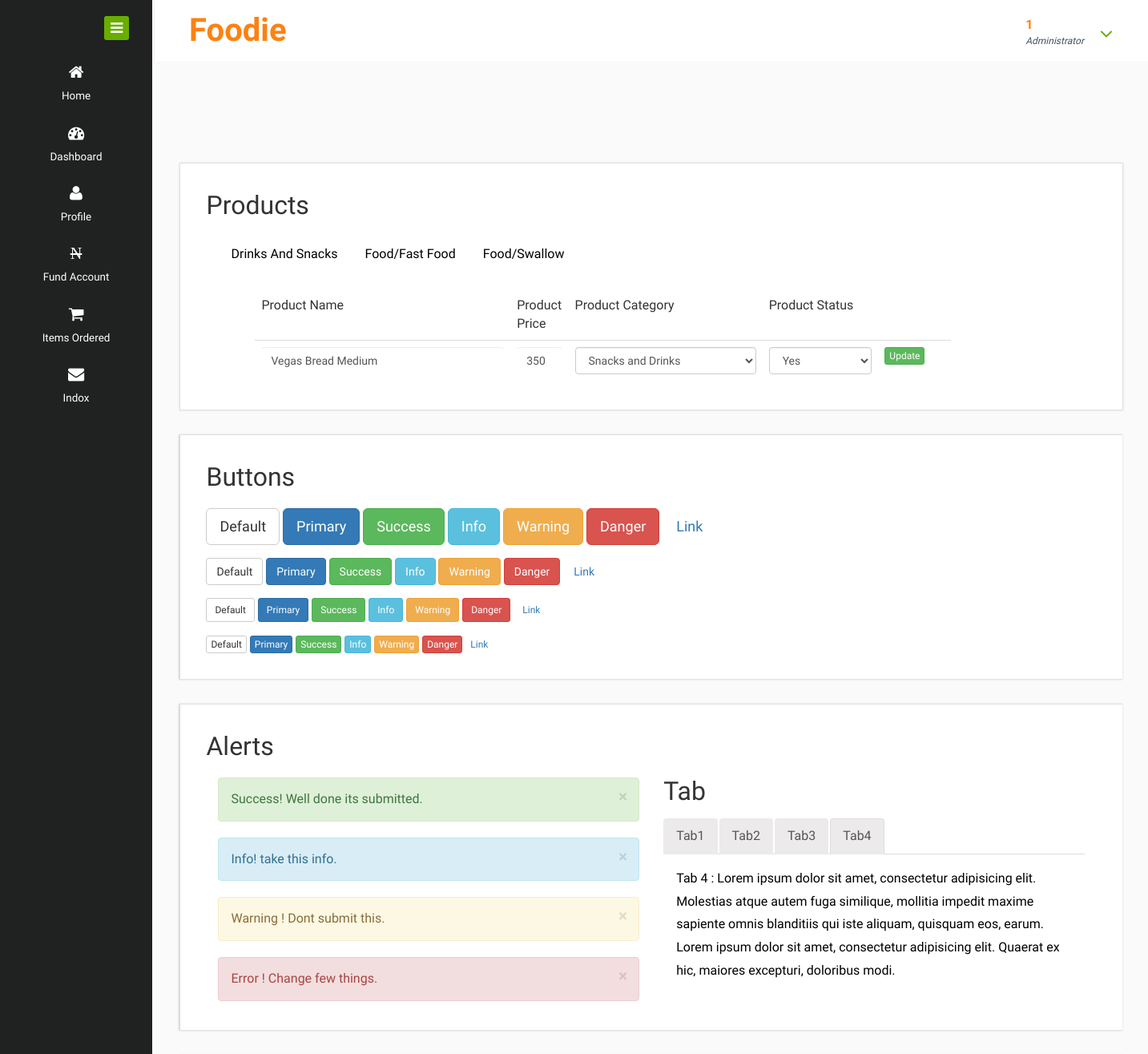
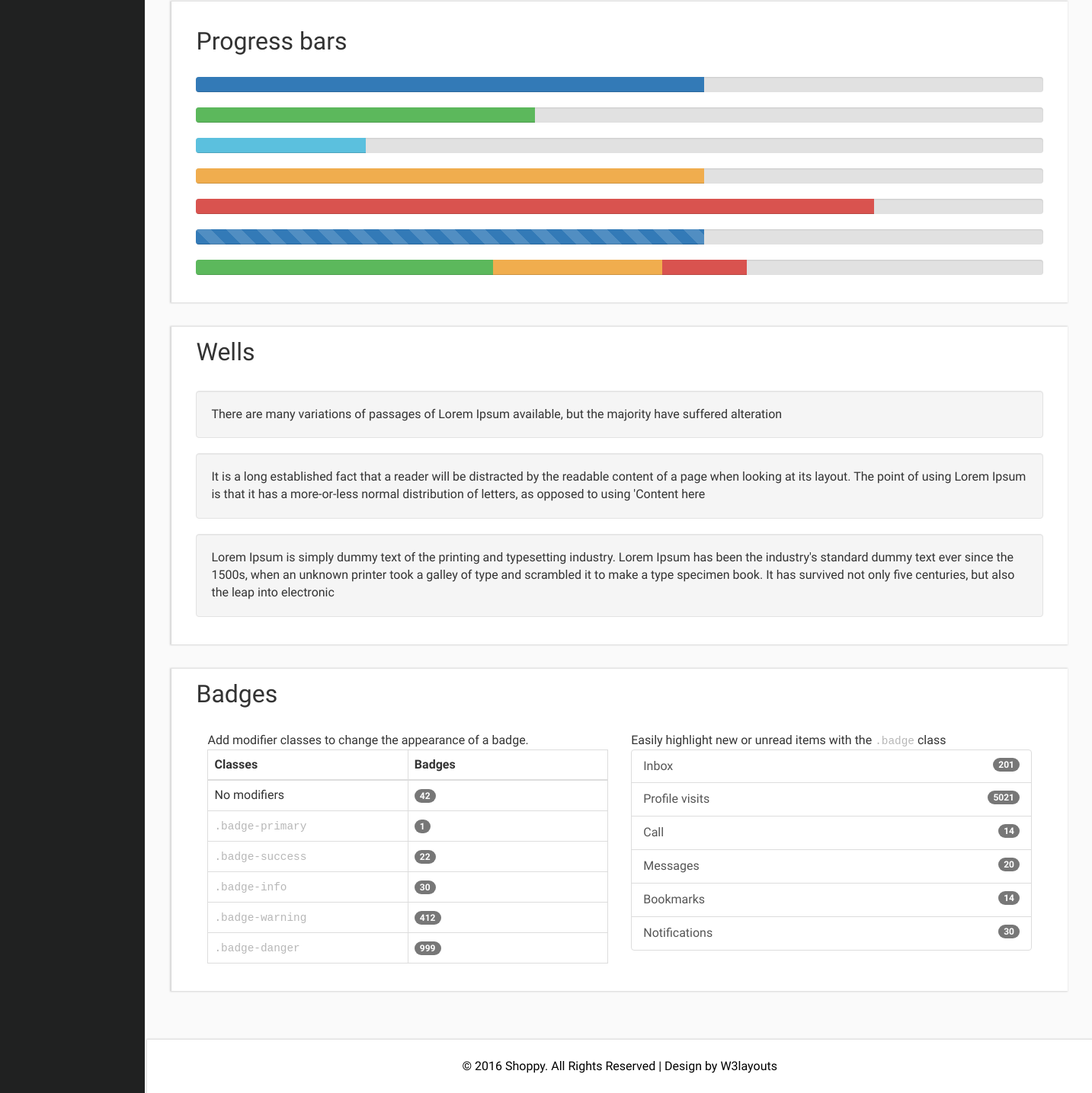
The app's page /admin/product.php (signed in) with its own data (2 pictures, top to bottom).
### tables this page shows
CREATE TABLE `admin_add_product` (
  `product_id` int(11) NOT NULL,
  `product_name` varchar(100) NOT NULL,
  `product_category` varchar(50) NOT NULL,
  `product_type` varchar(50) NOT NULL,
  `product_price` bigint(20) NOT NULL,
  `product_status` varchar(30) NOT NULL,
  `time_added` timestamp NOT NULL DEFAULT CURRENT_TIMESTAMP ON UPDATE CURRENT_TIMESTAMP
);

### admin/contoller/db.php (called while the page is built, shortened)
<?php
	class dbconnect
	{
		function __construct()
		{
					$this->conn = new PDO("mysql:host=localhost;dbname=foodie",'root','');
		}
	}
?>

### admin/contoller/select.php (called while the page is built, shortened)
<?php
include_once 'db.php';
class select extends dbconnect
{
	public function SelectProductOnCategorySnacksanddricks()
	{
		$productCategory = "snacksanddricks";
		$type = "snacks";
		$status = "Yes";
		$query = "SELECT * FROM admin_add_product WHERE product_category = :productCategory AND product_type = :product_type AND product_status = :product_status";
		$sql = $this->conn->prepare($query);
		$sql->execute([':productCategory' => $productCategory, ':product_type' => $type, ':product_status' => $status]);
		$res = $sql->fetchAll();
		return $res;
	}
}
?>

### admin/product.php (the view, shortened to what this page needs)
<?php
	include_once './contoller/select.php';
	$adminObject = new select;
	$SelectProductBasedOnCategorysandd = $adminObject->SelectProductOnCategorySnacksanddricks();
?>
<!DOCTYPE HTML>
<html>
<head>
<link href="css/bootstrap.css" rel="stylesheet" type="text/css" media="all">
<link href="css/style.css" rel="stylesheet" type="text/css" media="all"/>
<link href="css/font-awesome.css" rel="stylesheet">
</head>
<body onload="sanckanddrnksUpdate()">
<?php
	include_once 'header.php';
?>
<div class="inner-block">
     <div class="typography">
		<div class="grid_3 grid_4">
			<div class="page-header">
	       	<h3>Products</h3>
	      </div>
	     <div class="bs-example">
	     	<div class="container">
				  <ul class="nav nav-tabs col-md-12" style="border-style: none;">
				    <li class="nav-item">
				      <a class="nav-link active productitle" data-toggle="tab" href="#home">Drinks And Snacks</a>
				    </li>
				    <li class="nav-item">
				      <a class="nav-link productitle" data-toggle="tab" href="#menu1">Food/Fast Food</a>
				    </li>
				    <li class="nav-item">
				      <a class="nav-link productitle" data-toggle="tab" href="#menu2">Food/Swallow</a>
				    </li>
				  </ul>
  <div class="tab-content">
    <div id="home" class="container tab-pane active col-md-12"><br>
      <div class="col-md-10 table-responsive">
			  <table class="table">
			    <thead style="border-style: none;">
			      <tr>
			        <td>Product Name</td>
			        <td class="col-md-1">Product Price</td>
			        <td>Product Category</td>
			        <td class="col-sm-2">Product Status</td>
			      </tr>
			    </thead>
			    <tbody>
				    <?php
				    	foreach ($SelectProductBasedOnCategorysandd as $products) :
				    ?>
				   <form method="POST" id="updatesandd">
					  <tr>
					        <td><input type="text"  id="pname" name="product_name" class="form-control" value="<?=$products['product_name']?>"></td>
					        <td><input type="text" id="pprice" name="product_price" class="form-control" value="<?=$products['product_price']?>"></td>
					        <td>
						        <select class="form-control" class="select" id="pcategory" name="product_category">
						        	<option value="<?=$products['product_category']?>">Snacks and Drinks</option>
						        </select>
					    	</td>
					        <td>
					        	<select class="form-control" class="select" id="pstatus" name="product_status">
					        		<option values="
						        		<?=$products['product_status']?>"><?=$products['product_status']?>
						        	</option>
						        </select>
						     </td>
					         <td>
					         	<button type="submit" class="btn btn-xs btn-success" name="updatesanksanddrink" id="update">Update</button>
					         </td>
					      </tr>
					   	</form>
				    <?php
				    	endforeach;
				    ?>
			    </tbody>
			  </table>
			</div>
    </div>
  </div>
</div>
	     </div>
	  </div>
   <div class="typo-buttons">
	<div class="page-header">
        <h3>Buttons</h3>
      </div>
      <p class="grid1">
        <button type="button" class="btn btn-lg btn-default">Default</button>
        <button type="button" class="btn btn-lg btn-primary">Primary</button>
        <button type="button" class="btn btn-lg btn-success">Success</button>
        <button type="button" class="btn btn-lg btn-info">Info</button>
        <button type="button" class="btn btn-lg btn-warning">Warning</button>
        <button type="button" class="btn btn-lg btn-danger">Danger</button>
        <button type="button" class="btn btn-lg btn-link">Link</button>
      </p>
      <p class="grid1 ">
        <button type="button" class="btn btn-1 btn-default">Default</button>
        <button type="button" class="btn btn-1 btn-primary">Primary</button>
        <button type="button" class="btn btn-1 btn-success">Success</button>
        <button type="button" class="btn btn-1 btn-info">Info</button>
        <button type="button" class="btn btn-1 btn-warning">Warning</button>
        <button type="button" class="btn btn-1 btn-danger">Danger</button>
        <button type="button" class="btn btn-1 btn-link">Link</button>
      </p>
      <p class="grid1">
        <button type="button" class="btn btn-sm btn-default">Default</button>
        <button type="button" class="btn btn-sm btn-primary">Primary</button>
        <button type="button" class="btn btn-sm btn-success">Success</button>
        <button type="button" class="btn btn-sm btn-info">Info</button>
        <button type="button" class="btn btn-sm btn-warning">Warning</button>
        <button type="button" class="btn btn-sm btn-danger">Danger</button>
        <button type="button" class="btn btn-sm btn-link">Link</button>
      </p>
      <p class="grid1">
        <button type="button" class="btn btn-xs btn-default">Default</button>
        <button type="button" class="btn btn-xs btn-primary">Primary</button>
        <button type="button" class="btn btn-xs btn-success">Success</button>
        <button type="button" class="btn btn-xs btn-info">Info</button>
        <button type="button" class="btn btn-xs btn-warning">Warning</button>
        <button type="button" class="btn btn-xs btn-danger">Danger</button>
        <button type="button" class="btn btn-xs btn-link">Link</button>
      </p>
     </div>
      <div class="typo-alerts">
	       <div class="page-header">
	        <h3>Alerts</h3>
	      </div>
	      <div class="col-sm-6 col-md-6 col-lg-6 mb-60">
            <div class="alert alert-success alert-dismissable">
              <button aria-hidden="true" data-dismiss="alert" class="close" type="button"> × </button>
              Success! Well done its submitted. </div>
            <div class="alert alert-info alert-dismissable">
              <button aria-hidden="true" data-dismiss="alert" class="close" type="button"> × </button>
              Info! take this info. </div>
            <div class="alert alert-warning alert-dismissable">
              <button aria-hidden="true" data-dismiss="alert" class="close" type="button"> × </button>
              Warning ! Dont submit this. </div>
            <div class="alert alert-danger alert-dismissable">
                <button aria-hidden="true" data-dismiss="alert" class="close" type="button"> × </button>
                Error ! Change few things. </div>
          </div>
          <div class="col-sm-6 col-md-6 col-lg-6 mb-60">
            <h4 class="text-blue title-border mb-30 bars">Tab</h4>
            <div class="horizontal-tab">
              <ul class="nav nav-tabs">
                <li class=""><a href="#tab1" data-toggle="tab" aria-expanded="false">Tab1</a></li>
                <li class=""><a href="#tab2" data-toggle="tab" aria-expanded="false">Tab2</a></li>
                <li class=""><a href="#tab3" data-toggle="tab" aria-expanded="false">Tab3</a></li>
                <li class="active"><a href="#tab4" data-toggle="tab" aria-expanded="true">Tab4</a></li>
              </ul>
              <div class="tab-content">
                <div class="tab-pane active" id="tab4">
                  <div class="row">
                    <div class="col-md-12">
                      <p>Tab 4 : Lorem ipsum dolor sit amet, consectetur adipisicing elit. Molestias atque autem fuga similique, mollitia impedit maxime sapiente omnis blanditiis qui iste aliquam, quisquam eos, earum.</p>
                      <p>Lorem ipsum dolor sit amet, consectetur adipisicing elit. Quaerat ex hic, maiores excepturi, doloribus modi.</p>
                    </div>
                  </div>
                </div>
              </div>
            </div>
          </div>
          <div class="clearfix"> </div>
      </div>
      <div class="typo-progresses">
        <div class="page-header">
        <h3>Progress bars</h3>
      </div>
      <div class="progress">
        <div class="progress-bar" role="progressbar" aria-valuenow="60" aria-valuemin="0" aria-valuemax="100" style="width: 60%;"><span class="sr-only">60% Complete</span></div>
      </div>
      <div class="progress">
        <div class="progress-bar progress-bar-success" role="progressbar" aria-valuenow="40" aria-valuemin="0" aria-valuemax="100" style="width: 40%"><span class="sr-only">40% Complete (success)</span></div>
      </div>
      <div class="progress">
        <div class="progress-bar progress-bar-info" role="progressbar" aria-valuenow="20" aria-valuemin="0" aria-valuemax="100" style="width: 20%"><span class="sr-only">20% Complete</span></div>
      </div>
      <div class="progress">
        <div class="progress-bar progress-bar-warning" role="progressbar" aria-valuenow="60" aria-valuemin="0" aria-valuemax="100" style="width: 60%"><span class="sr-only">60% Complete (warning)</span></div>
      </div>
      <div class="progress">
        <div class="progress-bar progress-bar-danger" role="progressbar" aria-valuenow="80" aria-valuemin="0" aria-valuemax="100" style="width: 80%"><span class="sr-only">80% Complete (danger)</span></div>
      </div>
      <div class="progress">
        <div class="progress-bar progress-bar-striped" role="progressbar" aria-valuenow="60" aria-valuemin="0" aria-valuemax="100" style="width: 60%"><span class="sr-only">60% Complete</span></div>
      </div>
      <div class="progress">
        <div class="progress-bar progress-bar-success" style="width: 35%"><span class="sr-only">35% Complete (success)</span></div>
        <div class="progress-bar progress-bar-warning" style="width: 20%"><span class="sr-only">20% Complete (warning)</span></div>
        <div class="progress-bar progress-bar-danger" style="width: 10%"><span class="sr-only">10% Complete (danger)</span></div>
      </div>
      </div>
      <div class="typo-wells">
         <div class="distracted">
			  <h3 class="ghj">Wells</h3>
				   <div class="well">
					There are many variations of passages of Lorem Ipsum available, but the majority have suffered alteration
				   </div>
				   <div class="well">
					It is a long established fact that a reader will be distracted by the readable content of a page when looking at its layout. The point of using Lorem Ipsum is that it has a more-or-less normal distribution of letters, as opposed to using 'Content here
				   </div>
				   <div class="well">
					Lorem Ipsum is simply dummy text of the printing and typesetting industry. Lorem Ipsum has been the industry's standard dummy text ever since the 1500s, when an unknown printer took a galley of type and scrambled it to make a type specimen book. It has survived not only five centuries, but also the leap into electronic
				   </div>
		    </div>
	</div>
    <div class="typo-badges">
       <div class="appearance">
			 <h3 class="ghj">Badges</h3>
				<div class="col-md-6">
					<p>Add modifier classes to change the appearance of a badge.</p>
					  <table class="table table-bordered">
						<thead>
							<tr>
								<th width="50%">Classes</th>
								<th width="50%">Badges</th>
							</tr>
						</thead>
						<tbody>
							<tr>
								<td>No modifiers</td>
								<td><span class="badge">42</span></td>
							</tr>
							<tr>
								<td><code>.badge-primary</code></td>
								<td><span class="badge badge-primary">1</span></td>
							</tr>
							<tr>
								<td><code>.badge-success</code></td>
								<td><span class="badge badge-success">22</span></td>
							</tr>
							<tr>
								<td><code>.badge-info</code></td>
								<td><span class="badge badge-info">30</span></td>
							</tr>
							<tr>
								<td><code>.badge-warning</code></td>
								<td><span class="badge badge-warning">412</span></td>
							</tr>
							<tr>
								<td><code>.badge-danger</code></td>
								<td><span class="badge badge-danger">999</span></td>
							</tr>
						</tbody>
					  </table>
				</div>
				<div class="col-md-6">
				  <p>Easily highlight new or unread items with the <code>.badge</code> class</p>
					<div class="list-group list-group-alternate">
						<a href="#" class="list-group-item"><span class="badge">201</span> <i class="ti ti-email"></i> Inbox </a>
						<a href="#" class="list-group-item"><span class="badge badge-primary">5021</span> <i class="ti ti-eye"></i> Profile visits </a>
						<a href="#" class="list-group-item"><span class="badge">14</span> <i class="ti ti-headphone-alt"></i> Call </a>
						<a href="#" class="list-group-item"><span class="badge">20</span> <i class="ti ti-comments"></i> Messages </a>
						<a href="#" class="list-group-item"><span class="badge badge-warning">14</span> <i class="ti ti-bookmark"></i> Bookmarks </a>
						<a href="#" class="list-group-item"><span class="badge badge-danger">30</span> <i class="ti ti-bell"></i> Notifications </a>
					</div>
			    </div>
			   <div class="clearfix"> </div>
			</div>
         </div>
     </div>
</div>
<div class="copyrights">
	 <p>© 2016 Shoppy. All Rights Reserved | Design by  <a href="http://w3layouts.com/" target="_blank">W3layouts</a> </p>
</div>
</div>
</div>
   <?php
   	include_once 'sidebar.php';
   ?>
</body>
</html>

### admin/product.php (style rules this page uses)
input[type="text"] { border-style: none; }
select { border-style: none; }
.productitle { color: black ; }

### records on screen
admin_add_product: product_name "Vegas Bread Medium", product_price "350", product_status "Yes"

### other values on screen
$_SESSION['data']['admin_id'] "1"
